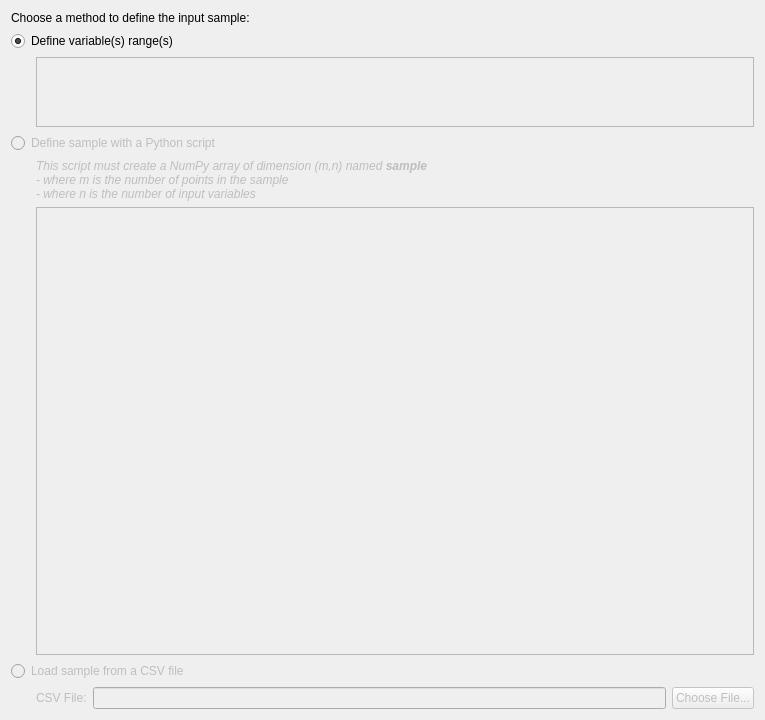
<?xml version="1.0" encoding="UTF-8"?>
<ui version="4.0">
 <class>SampleDefinition</class>
 <widget class="QWidget" name="SampleDefinition">
  <property name="geometry">
   <rect>
    <x>0</x>
    <y>0</y>
    <width>765</width>
    <height>720</height>
   </rect>
  </property>
  <property name="windowTitle">
   <string>Sample Definition</string>
  </property>
  <layout class="QVBoxLayout" name="verticalLayout">
   <item>
    <widget class="QLabel" name="label_3">
     <property name="text">
      <string>Choose a method to define the input sample:</string>
     </property>
    </widget>
   </item>
   <item>
    <widget class="QRadioButton" name="variableRangeRB">
     <property name="text">
      <string>Define variable(s) range(s)</string>
     </property>
     <property name="checked">
      <bool>true</bool>
     </property>
     <attribute name="buttonGroup">
      <string notr="true">sampleDefinitionMethodBG</string>
     </attribute>
    </widget>
   </item>
   <item>
    <layout class="QHBoxLayout" name="horizontalLayout">
     <item>
      <spacer name="horizontalSpacer_2">
       <property name="orientation">
        <enum>Qt::Horizontal</enum>
       </property>
       <property name="sizeType">
        <enum>QSizePolicy::Fixed</enum>
       </property>
       <property name="sizeHint" stdset="0">
        <size>
         <width>25</width>
         <height>10</height>
        </size>
       </property>
      </spacer>
     </item>
     <item>
      <widget class="QScrollArea" name="variablesRangesSA">
       <property name="sizePolicy">
        <sizepolicy hsizetype="Expanding" vsizetype="Minimum">
         <horstretch>0</horstretch>
         <verstretch>0</verstretch>
        </sizepolicy>
       </property>
       <property name="widgetResizable">
        <bool>true</bool>
       </property>
       <widget class="QWidget" name="variablesRangesWidget">
        <layout class="QVBoxLayout" name="verticalLayout_3"/>
       </widget>
      </widget>
     </item>
    </layout>
   </item>
   <item>
    <widget class="QRadioButton" name="pythonScriptRB">
     <property name="enabled">
      <bool>false</bool>
     </property>
     <property name="text">
      <string>Define sample with a Python script</string>
     </property>
     <attribute name="buttonGroup">
      <string notr="true">sampleDefinitionMethodBG</string>
     </attribute>
    </widget>
   </item>
   <item>
    <layout class="QHBoxLayout" name="horizontalLayout_2">
     <item>
      <spacer name="horizontalSpacer_3">
       <property name="orientation">
        <enum>Qt::Horizontal</enum>
       </property>
       <property name="sizeType">
        <enum>QSizePolicy::Fixed</enum>
       </property>
       <property name="sizeHint" stdset="0">
        <size>
         <width>25</width>
         <height>13</height>
        </size>
       </property>
      </spacer>
     </item>
     <item>
      <layout class="QVBoxLayout" name="verticalLayout_2">
       <item>
        <widget class="QLabel" name="pyscriptLabel">
         <property name="enabled">
          <bool>false</bool>
         </property>
         <property name="font">
          <font>
           <italic>true</italic>
          </font>
         </property>
         <property name="text">
          <string>This script must create a NumPy array of dimension (m,n) named &lt;b&gt;sample&lt;/b&gt;&lt;br&gt;- where m is the number of points in the sample&lt;br&gt;- where n is the number of input variables</string>
         </property>
        </widget>
       </item>
       <item>
        <widget class="QTextEdit" name="pythonScriptTE">
         <property name="enabled">
          <bool>false</bool>
         </property>
         <property name="font">
          <font>
           <family>DejaVu Sans Mono</family>
          </font>
         </property>
        </widget>
       </item>
      </layout>
     </item>
    </layout>
   </item>
   <item>
    <widget class="QRadioButton" name="loadSampleRB">
     <property name="enabled">
      <bool>false</bool>
     </property>
     <property name="text">
      <string>Load sample from a CSV file</string>
     </property>
     <attribute name="buttonGroup">
      <string notr="true">sampleDefinitionMethodBG</string>
     </attribute>
    </widget>
   </item>
   <item>
    <layout class="QHBoxLayout" name="horizontalLayout_3">
     <item>
      <spacer name="horizontalSpacer_4">
       <property name="orientation">
        <enum>Qt::Horizontal</enum>
       </property>
       <property name="sizeType">
        <enum>QSizePolicy::Fixed</enum>
       </property>
       <property name="sizeHint" stdset="0">
        <size>
         <width>25</width>
         <height>10</height>
        </size>
       </property>
      </spacer>
     </item>
     <item>
      <widget class="QLabel" name="label">
       <property name="enabled">
        <bool>false</bool>
       </property>
       <property name="text">
        <string>CSV File:</string>
       </property>
      </widget>
     </item>
     <item>
      <widget class="QLineEdit" name="lineEdit">
       <property name="enabled">
        <bool>false</bool>
       </property>
      </widget>
     </item>
     <item>
      <widget class="QPushButton" name="pushButton">
       <property name="enabled">
        <bool>false</bool>
       </property>
       <property name="text">
        <string>Choose File...</string>
       </property>
      </widget>
     </item>
    </layout>
   </item>
  </layout>
 </widget>
 <resources/>
 <connections/>
 <buttongroups>
  <buttongroup name="sampleDefinitionMethodBG"/>
 </buttongroups>
</ui>
